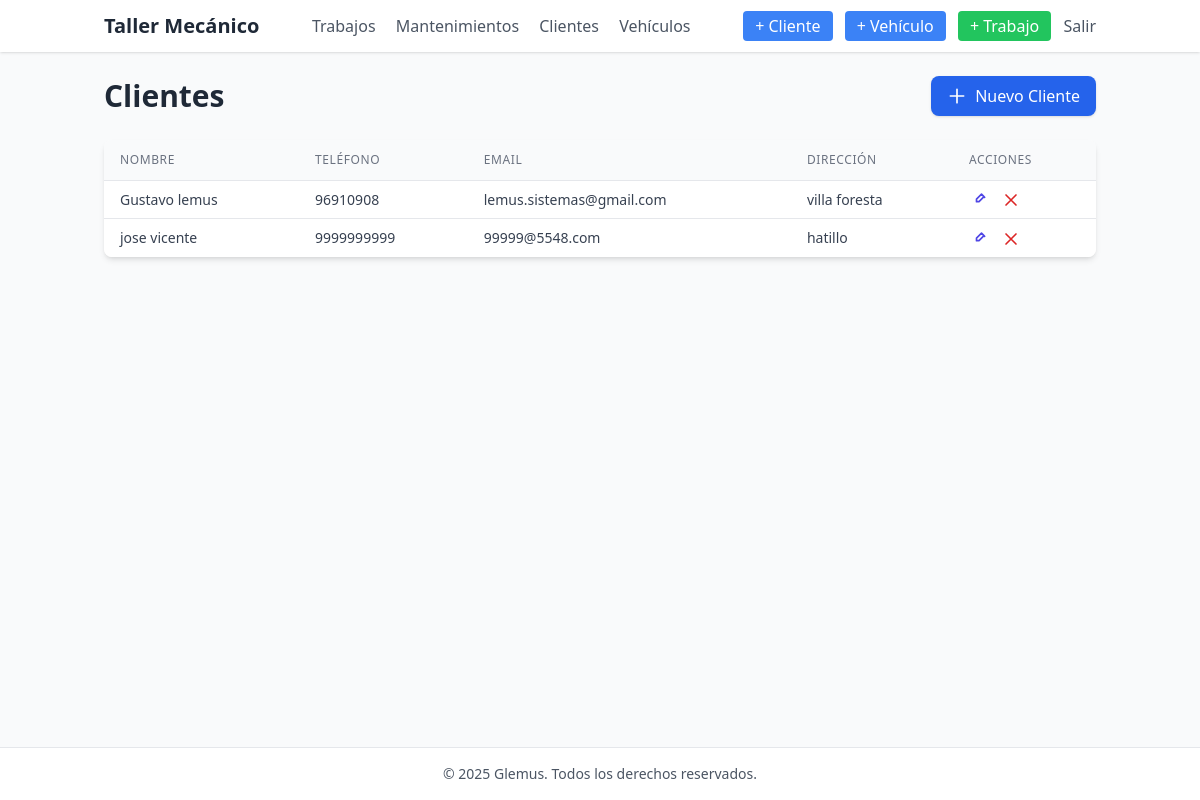
Page /clientes/ (signed in) on the earlier database version.
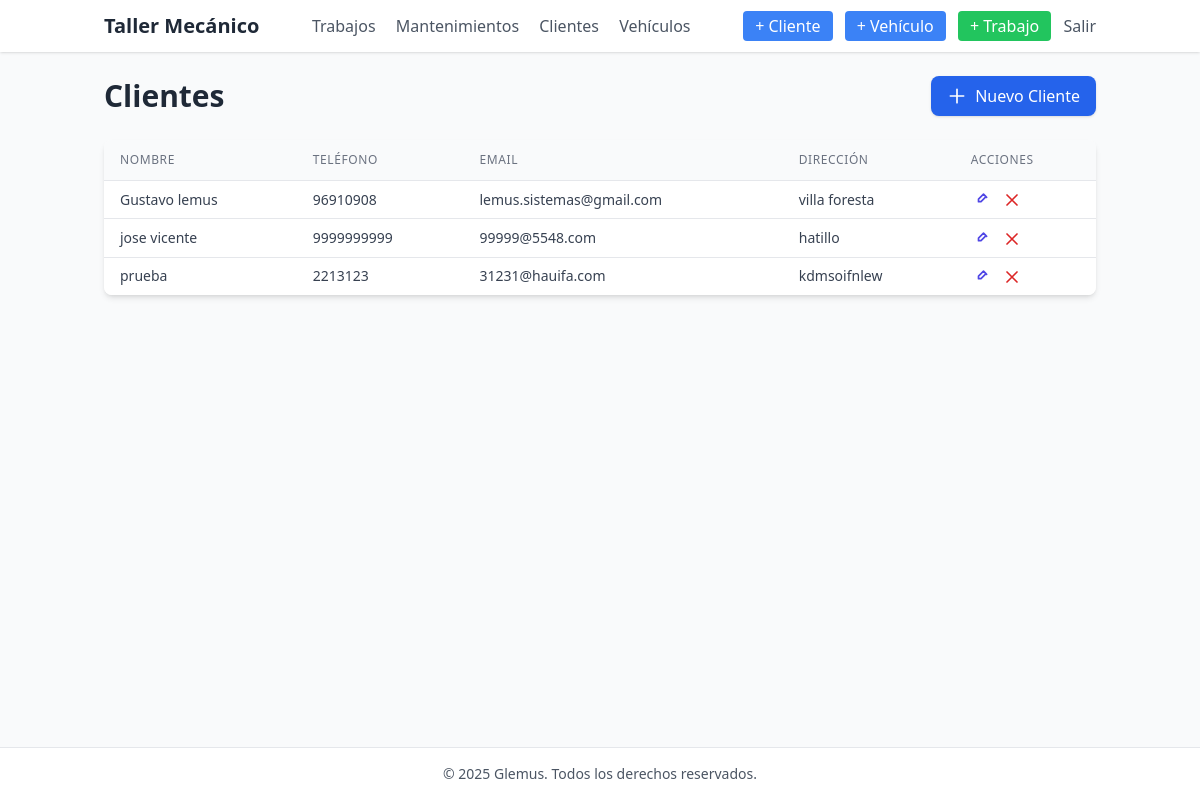
Same page on the later database version.
### core/models.py (models this page shows, shortened)
class Cliente(models.Model):
    nombre = models.CharField(max_length=100)
    telefono = models.CharField(max_length=20)
    email = models.EmailField()
    direccion = models.CharField(max_length=200)

### core/views.py (the view)
# urls.py: path('clientes/', views.ClienteList.as_view(), name='cliente_list'),
class ClienteList(LoginRequiredMixin, ListView):
    model = Cliente
    template_name = 'core/cliente_list.html'
    context_object_name = 'clientes'
    ordering = ['nombre']
    paginate_by = 10

### core/context_processors.py (called while the page is built)
def current_year(request):
    return {
        'year': datetime.now().year
    }

### core/templates/core/cliente_list.html (shortened to what this page needs)
{% extends "core/base.html" %}
{% block content %}
<div class="flex items-center justify-between mb-6">
  <h1 class="text-3xl font-semibold text-gray-800">Clientes</h1>
  <a href="{% url 'cliente_nuevo' %}" class="inline-flex items-center px-4 py-2 bg-blue-600 text-white font-medium rounded-lg shadow hover:bg-blue-700 focus:outline-none focus:ring-2 focus:ring-blue-500 transition">
    <svg class="w-5 h-5 mr-2" fill="none" stroke="currentColor" viewBox="0 0 24 24">
      <path stroke-linecap="round" stroke-linejoin="round" stroke-width="2" d="M12 4v16m8-8H4"/>
    </svg>
    Nuevo Cliente
  </a>
</div>
<div class="overflow-x-auto bg-white shadow-md rounded-lg">
  <table class="min-w-full divide-y divide-gray-200 table-auto">
    <thead class="bg-gray-50">
      <tr>
        <th class="px-4 py-3 text-left text-xs font-medium text-gray-500 uppercase tracking-wider">Nombre</th>
        <th class="px-4 py-3 text-left text-xs font-medium text-gray-500 uppercase tracking-wider">Teléfono</th>
        <th class="px-4 py-3 text-left text-xs font-medium text-gray-500 uppercase tracking-wider">Email</th>
        <th class="px-4 py-3 text-left text-xs font-medium text-gray-500 uppercase tracking-wider">Dirección</th>
        <th class="px-4 py-3 text-left text-xs font-medium text-gray-500 uppercase tracking-wider">Acciones</th>
      </tr>
    </thead>
    <tbody class="bg-white divide-y divide-gray-200">
      {% for cliente in clientes %}
      <tr class="hover:bg-gray-50">
        <td class="px-4 py-2 text-sm text-gray-700">{{ cliente.nombre }}</td>
        <td class="px-4 py-2 text-sm text-gray-700">{{ cliente.telefono }}</td>
        <td class="px-4 py-2 text-sm text-gray-700">{{ cliente.email }}</td>
        <td class="px-4 py-2 text-sm text-gray-700">{{ cliente.direccion }}</td>
        <td class="px-4 py-2 text-sm space-x-2">
          <a href="{% url 'cliente_edit' cliente.pk %}" class="text-indigo-600 hover:underline" title="Editar">
            <svg class="w-5 h-5 inline" fill="none" stroke="currentColor" viewBox="0 0 24 24">
              <path stroke-linecap="round" stroke-linejoin="round" stroke-width="2" d="M15.232 5.232l3.536 3.536M9 11l6-6 3 3-6 6H9v-3z"/>
            </svg>
          </a>
          {% if perms.core.delete_cliente %}
          <a href="{% url 'cliente_delete' cliente.pk %}" class="text-red-600 hover:underline" title="Eliminar">
            <svg class="w-5 h-5 inline" fill="none" stroke="currentColor" viewBox="0 0 24 24">
              <path stroke-linecap="round" stroke-linejoin="round" stroke-width="2" d="M6 18L18 6M6 6l12 12"/>
            </svg>
          </a>
          {% endif %}
        </td>
      </tr>
      {% empty %}
      <tr>
        <td colspan="5" class="px-4 py-6 text-center text-gray-500">No hay clientes registrados.</td>
      </tr>
      {% endfor %}
    </tbody>
  </table>
</div>
{% endblock %}

Differences in the rows shown:
added Cliente: nombre "prueba", telefono "2213123", email "31231@hauifa.com", direccion "kdmsoifnlew"
